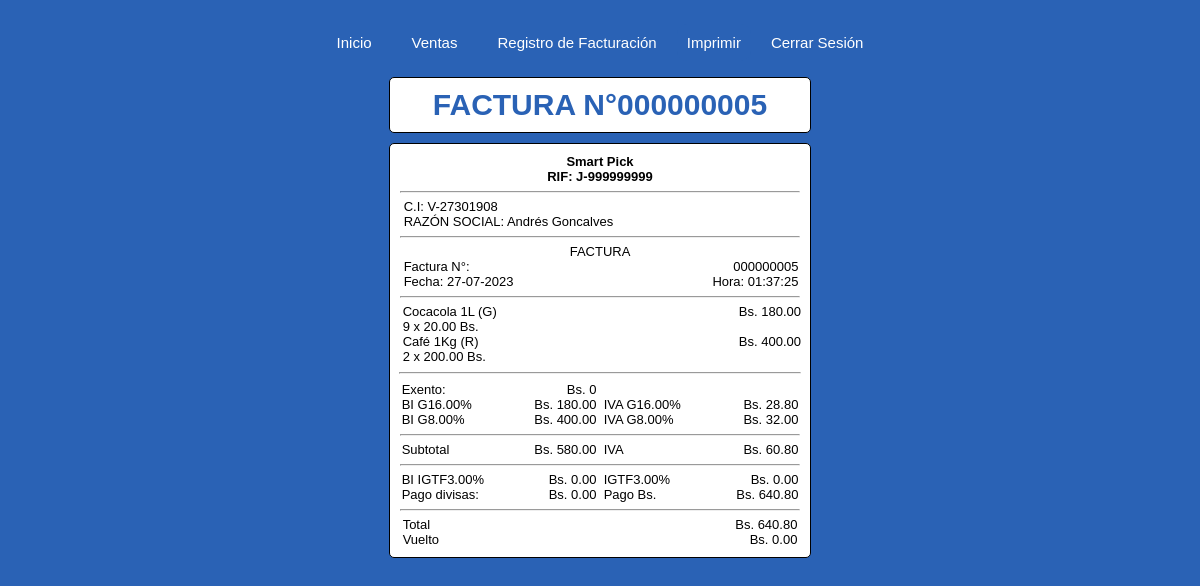
The app's page /Ventas/Factura/5 (signed in) with its own data.
### Ventas/models.py (models this page shows)
class Facturas(models.Model):
    id = models.BigAutoField(primary_key=True)
    fecha = models.DateTimeField(default=now, editable=False)
    total_base = models.DecimalField(max_digits=10, decimal_places=2, default= 0.00)
    iva = models.DecimalField(max_digits=10, decimal_places=2, default= 0.00)
    cancelado_en_divisa = models.DecimalField(max_digits=10, decimal_places=2, default= 0.00)
    impuesto_divisa = models.DecimalField(max_digits=10, decimal_places=2, default= 0.00)
    cancelado_en_bs = models.DecimalField(max_digits=10, decimal_places=2, default= 0.00)
    total = models.DecimalField(max_digits=10, decimal_places=2, default= 0.00)
    vuelto = models.DecimalField(max_digits=10, decimal_places=2, default= 0.00)
    id_cliente = models.ForeignKey(Clientes, on_delete=models.CASCADE)
    id_tipo_de_cambio = models.ForeignKey(HistorialTipoDeCambio, on_delete=models.CASCADE)
    productos = models.ManyToManyField(HistorialProductos)

class Clientes(models.Model):
    id = models.BigAutoField(primary_key=True)
    cedula = models.IntegerField(unique=True)
    tipo = models.IntegerField(default=0)
    nombre = models.CharField(max_length=30, blank=True, null=True)
    apellido = models.CharField(max_length=30, blank=True, null=True)

class HistorialProductos(models.Model):
    id = models.BigAutoField(primary_key=True)
    iva = models.IntegerField()
    precio = models.DecimalField(max_digits=10, decimal_places=2, default= 0.00)
    cantidad = models.IntegerField(default=0)
    producto = models.ForeignKey(IdentificadorProductos, on_delete=models.CASCADE)

class IdentificadorProductos(models.Model):
    id = models.BigAutoField(primary_key=True)
    nombre = models.CharField(max_length=100)
    codigo = models.IntegerField()

### Ventas/views.py (the view)
# urls.py: path('Factura/<int:id>', views.factura, name="factura"),
def factura(request, id):
    if not (request.user.groups.filter(name='Empleado').exists() or
            request.user.groups.filter(name='Administrador') or
            request.user.groups.filter(name='Analista de datos') or
            request.user.is_staff):
        return redirect('index')
    try:
        factura = get_object_or_404(models.Facturas, id = id)
        productos_base = factura.productos.all()
        productos = []
        base_imponible_G = Decimal(0.00)
        base_imponible_R = Decimal(0.00)
        iva_G = Decimal(0.00)
        iva_R = Decimal(0.00)
        exento = Decimal(0.00)
        pagado_en_dolares = Decimal(0.00)
        documento = ''
        if factura.id_cliente.tipo == 0:
            persona = "V-"
        elif factura.id_cliente.tipo == 1:
            persona = "V-"
            documento = f'{factura.id_cliente.cedula:09d}'
        elif factura.id_cliente.tipo == 2:
            persona = "E-"
        elif factura.id_cliente.tipo == 3:
            persona = "E-"
            documento = f'{factura.id_cliente.cedula:09d}'
        else:
            persona = "J-"
            documento = f'{factura.id_cliente.cedula:09d}'
            print(documento)
        for producto in productos_base:
            if producto.iva == 0:
                iva = "(E)"
                exento += producto.precio * producto.cantidad
            else:
                if producto.iva == 1:
                    iva = "(G)"
                    iva_G += (producto.precio * producto.cantidad * Decimal(0.16)).quantize(Decimal('.01'))
                    base_imponible_G += producto.precio * producto.cantidad
                else:
                    iva = "(R)"
                    iva_R += (producto.precio * producto.cantidad * Decimal(0.08)).quantize(Decimal('.01'))
                    base_imponible_R += producto.precio * producto.cantidad
            productos.append([producto, (producto.cantidad * producto.precio).quantize(Decimal('.01')), iva])
        en_divisas = (factura.cancelado_en_divisa * factura.id_tipo_de_cambio.cambio).quantize(Decimal('.01'))
        if en_divisas > (factura.total_base + factura.iva):
            pagado_en_dolares = factura.total_base + factura.iva
        else:
            pagado_en_dolares = en_divisas
        fecha = factura.fecha.strftime('%d-%m-%Y')
        hora = factura.fecha.strftime('%H:%M:%S')
        return render(request, 'Ventas/Factura.html', {'id':f'{id:09d}', 'factura':factura, 'productos':productos, 'fecha':fecha, 'hora':hora,
                                                    'base_imponible_G':base_imponible_G, 'base_imponible_R':base_imponible_R, 'iva_G':iva_G, 'iva_R':iva_R,
                                                    'exento':exento, 'en_divisas':en_divisas, 'pagado_en_dolares':pagado_en_dolares, 'persona':persona, 'documento':documento})
    except:
        return redirect('error_ventas', id=id)

### Ventas/templates/Ventas/Factura.html (shortened to what this page needs)
{% load static %}
<!DOCTYPE html>
<html lang="en">
<head>
    <link rel="stylesheet" type="text/css" href="{% static 'css/factura.css' %}">
</head>
<body>
    <div class="navegacion">
        <nav>
            <ul>
                <li><a href="{% url 'index' %}">Inicio</a></li>
                <li><a href="{% url 'ventas_index' %}">Ventas</a></li>
                <li><a href="{% url 'historial_facturas' %}">Registro de Facturación</a></li>
                <li><button onclick="window.print()">Imprimir</button></li>
                {% if user.is_authenticated %}
                    <li><a href="{% url 'logout_usuario' %}">Cerrar Sesión</a></li>
                {% else %}
                    <li><a href="{% url 'login_usuario' %}">Iniciar Sesión</a></li>
                {% endif %}
            </ul>
        </nav>
    </div>
    <div class="containerTitle">
        <h1>FACTURA N°{{ id }}</h1>
    </div>
    <div class="container">
        <div class="empresa">
            Smart Pick <br>
            RIF: J-999999999
            <hr>
        </div>
        <div class="comprador">
            {% if factura.id_cliente.tipo == 1 or factura.id_cliente.tipo == 3 or factura.id_cliente.tipo == 4 %}
             RIF: {{ persona}}{{ documento }}
            {% else %}
             C.I: {{ persona}}{{ factura.id_cliente.cedula }}
            {% endif %} <br>
             RAZÓN SOCIAL: {{ factura.id_cliente.nombre }} {{ factura.id_cliente.apellido }}
            <hr>
        </div>
        <div class="factura">
            FACTURA
            <div class="gridFactura">
                <div class="datosFacturaIzq">
                     Factura N°: <br>
                     Fecha: {{ fecha}}
                </div>
                <div class="datosFacturaDer">
                    {{ id }}  <br>
                    Hora: {{ hora}}
                </div>
            </div>
            <hr>
        </div>
        <div>
            {% for producto in productos %}
            <div class="gridProductos">
                <div class="datosFacturaIzq">
                     {{ producto.0.producto.nombre }} {{ producto.2 }} <br>
                     {{ producto.0.cantidad }} x {{ producto.0.precio }} Bs.
                </div>
                <div class="datosFacturaDer">
                    Bs. {{ producto.1 }} <br>
                </div>
            </div>
            {% endfor %}
            <hr>
        </div>
        <div class="gridFactura">
            <div class="gridFacturaSubtotal">
                <div class="datosFacturaIzq">
                     Exento: <br>
                     BI G16.00%<br>
                     BI G8.00%
                </div>
                <div class="datosFacturaDer">
                    Bs. {{ exento }} <br>
                    Bs. {{ base_imponible_G }} <br>
                    Bs. {{ base_imponible_R }} <br>
                </div>
            </div>
            <div class="gridFacturaSubtotal">
                <div class="datosFacturaIzq">
                    <br>
                     IVA G16.00%<br>
                     IVA G8.00%
                </div>
                <div class="datosFacturaDer">
                    <br>
                    Bs. {{ iva_G }} <br>
                    Bs. {{ iva_R }}
                </div>
            </div>
        </div>
        <div class="factura">
            <hr>
        </div>
        <div class="gridFactura">
            <div class="gridFacturaSubtotal">
                <div class="datosFacturaIzq">
                     Subtotal
                </div>
                <div class="datosFacturaDer">
                    Bs. {{ factura.total_base }}
                </div>
            </div>
            <div class="gridFacturaSubtotal">
                <div class="datosFacturaIzq">
                     IVA
                </div>
                <div class="datosFacturaDer">
                    Bs. {{ factura.iva }}
                </div>
            </div>
        </div>
        <div class="factura">
            <hr>
        </div>
        <div class="gridFactura">
            <div class="gridFacturaSubtotal">
                <div class="datosFacturaIzq">
                     BI IGTF3.00% <br>
                     Pago divisas:
                </div>
                <div class="datosFacturaDer">
                    Bs. {{ pagado_en_dolares }} <br>
                    Bs. {{ en_divisas }}
                </div>
            </div>
            <div class="gridFacturaSubtotal">
                <div class="datosFacturaIzq">
                     IGTF3.00% <br>
                     Pago Bs.
                </div>
                <div class="datosFacturaDer">
                    Bs. {{ factura.impuesto_divisa }} <br>
                    Bs. {{ factura.cancelado_en_bs }}
                </div>
            </div>
        </div>
        <div class="factura">
            <hr>
        </div>
        <div class="gridFactura">
            <div class="datosFacturaIzq">
                 Total <br>
                 Vuelto
            </div>
            <div class="datosFacturaDer">
                Bs. {{ factura.total}} <br>
                Bs. {{ factura.vuelto }}
            </div>
        </div>
    </div>
</body>
</html>

### Ventas/static/css/factura.css (style rules this page uses)
body { background-color: #2a62b5; display: flex; flex-direction: column; align-items: center; justify-content: center; }
.navegacion { display: flex; justify-content: center; align-items: center; }
nav { display: flex; justify-content: center; float: left; align-items: center; }
nav ul { list-style: none; overflow: hidden; padding-left: 0px; }
nav ul li { float: left; font-family: 'Lucida Sans', 'Lucida Sans Regular', 'Lucida Grande', 'Lucida Sans Unicode', Geneva, Verdana, sans-serif; font-size: 20px; }
nav ul li a { display: block; padding: 10px; margin: 0px 10px 0px 10px; border-radius: 10px; color: #fff; text-decoration: none; font-size: 15px; font-family: 'Lucida Sans', 'Lucida Sans Regular', 'Lucida Grande', 'Lucida Sans Unicode', Geneva, Verdana, sans-serif; }
button { background-color: #2a62b5; padding: 10px; border: 0px; border-radius: 10px; font-size: 15px; color: #fff; font-family: 'Lucida Sans', 'Lucida Sans Regular', 'Lucida Grande', 'Lucida Sans Unicode', Geneva, Verdana, sans-serif; }
.containerTitle { background-color: #fff; border: 1px solid; border-color: #000; border-radius: 5px; align-items: center; justify-items: center; width: 400px; margin: 0px 0px 10px 0px; padding: 0px 10px 0px 10px; }
.container { background-color: #fff; border: 1px solid; border-color: #000; border-radius: 5px; display: flex; flex-direction: column; align-items: center; justify-items: center; width: 400px; margin: 0px 0px 0px 0px; padding: 10px; }
h1 { color: #2a62b5; font-size: 30px; margin: 10px 0px 10px 0px; font-family: 'Lucida Sans', 'Lucida Sans Regular', 'Lucida Grande', 'Lucida Sans Unicode', Geneva, Verdana, sans-serif; font-weight: bold; text-align: center; }
.empresa { font-size: 13px; width: 100%; align-items: center; text-align: center; font-weight: bold; font-family: 'Lucida Sans', 'Lucida Sans Regular', 'Lucida Grande', 'Lucida Sans Unicode', Geneva, Verdana, sans-serif; }
.comprador { font-size: 13px; width: 100%; align-items: center; text-align: start; font-family: 'Lucida Sans', 'Lucida Sans Regular', 'Lucida Grande', 'Lucida Sans Unicode', Geneva, Verdana, sans-serif; }
.factura { font-size: 13px; width: 100%; align-items: center; text-align: center; font-family: 'Lucida Sans', 'Lucida Sans Regular', 'Lucida Grande', 'Lucida Sans Unicode', Geneva, Verdana, sans-serif; }
.gridFactura { display: grid; justify-items: center; grid-template-columns: 200px 200px; grid-gap: 2px; margin: 0px; }
.datosFacturaIzq { font-size: 13px; width: 100%; align-items: center; text-align: start; font-family: 'Lucida Sans', 'Lucida Sans Regular', 'Lucida Grande', 'Lucida Sans Unicode', Geneva, Verdana, sans-serif; }
.datosFacturaDer { font-size: 13px; width: 100%; align-items: center; text-align: end; font-family: 'Lucida Sans', 'Lucida Sans Regular', 'Lucida Grande', 'Lucida Sans Unicode', Geneva, Verdana, sans-serif; }
.gridProductos { display: grid; justify-items: center; grid-template-columns: 320px 80px; grid-gap: 2px; margin: 0px; }
.gridFacturaSubtotal { display: grid; justify-items: center; grid-template-columns: 100px 100px; grid-gap: 2px; margin: 0px; }

### records on screen
Facturas: id_cliente.cedula "27301908", id_cliente.nombre "Andrés", id_cliente.apellido "Goncalves", total_base "580.00", iva "60.80", impuesto_divisa "0.00", cancelado_en_bs "640.80", total "640.80", vuelto "0.00"
HistorialProductos: producto.nombre "Cocacola 1L", producto "(G)", cantidad "9", precio "20.00", producto "180.00"
HistorialProductos: producto.nombre "Café 1Kg", producto "(R)", cantidad "2", precio "200.00", producto "400.00"

### other values on screen
{{ id }} "000000005"
{{ persona }} "V-"
{{ fecha }} "27-07-2023"
{{ hora }} "01:37:25"
{{ exento }} "0"
{{ base_imponible_G }} "180.00"
{{ base_imponible_R }} "400.00"
{{ iva_G }} "28.80"
{{ iva_R }} "32.00"
{{ pagado_en_dolares }} "0.00"
{{ en_divisas }} "0.00"
